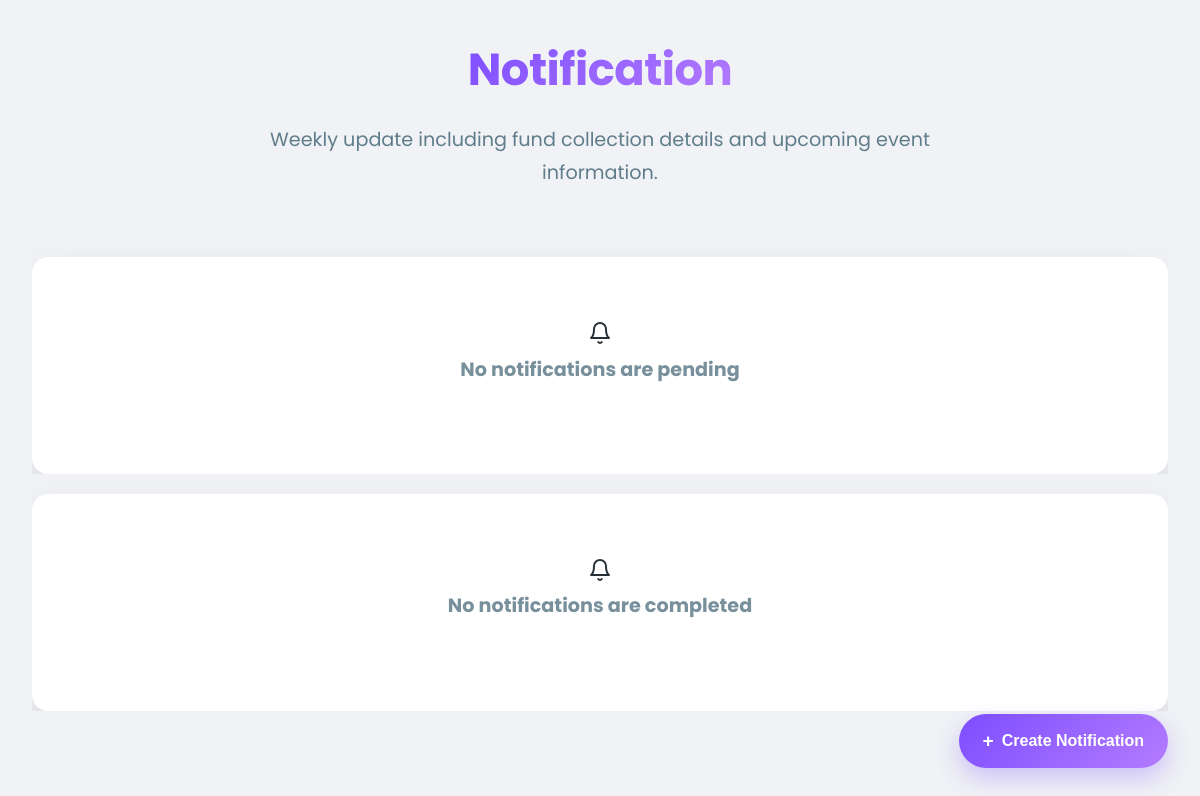
/dashboard/notification/ (signed in), run on an earlier commit of the app's database.
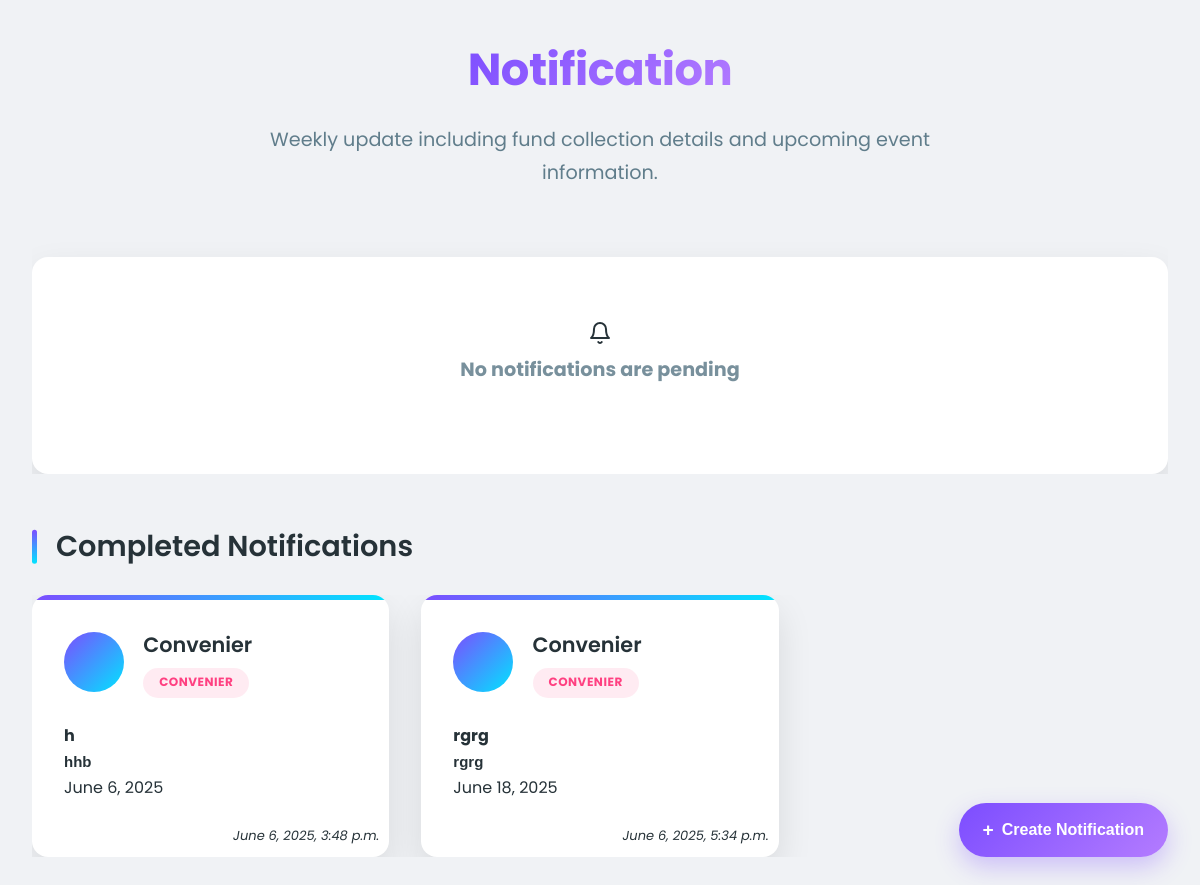
And on a later commit of the database.
### dashboard/models.py (models this page shows, shortened)
class NotifyModel(models.Model):
    user=models.ForeignKey(User,on_delete=models.CASCADE)
    title=models.CharField(max_length=255)
    description=models.TextField()
    is_completed=models.BooleanField(default=False)
    program_date=models.DateField()
    announced_time=models.DateTimeField(auto_now_add=True)

### users/models.py (models this page shows, shortened)
class UserProfile(models.Model):
    GENDER_CHOICE=(
        ("","Select the gender"),
        ("male","male"),
        ("female","female"),
    )
    ROLE_CHOICE=(
        ("public_user","public_user"),
        ("member","member"),
        ("coordinator","coordinator"),
        ("convenier","convenier"),
    )
    user=models.OneToOneField(User,on_delete=models.CASCADE)
    phone_number=models.CharField(max_length=10,null=True,blank=True)
    role=models.CharField(max_length=20,choices=ROLE_CHOICE,default="public_user")
    gender=models.CharField(max_length=10,choices=GENDER_CHOICE,null=True,blank=True)
    address=models.TextField(null=True,blank=True)
    created_at=models.DateTimeField(auto_now_add=True)

### dashboard/views.py (the view)
# urls.py: path("notification/",views.Notification,name="notification"),
@login_required(login_url="/users/login/")
def Notification(req):
    if (req.method=="POST"):
        if not req.user.userprofile.role in ["convenier","coordinator"]:
            return HttpResponseRedirect("/")
        title=req.POST.get("title")
        description=req.POST.get("description")
        programDate=req.POST.get("program_date")
        today=timezone.localdate()
        try:
            if not title or not description:
                return JsonResponse({
                    "status":"error",
                    "title":"Both fields are required",
                    "message":"Title and description are required"
                })
            if not programDate:
                return JsonResponse({
                    "status":"error",
                    "title":"Program Date required",
                    "message":"Program date is required.It cannot be blank"
                })
            programDateStripped=datetime.strptime(programDate,"%Y-%m-%d").date()
            if programDateStripped<today:
                return JsonResponse({
                    "status":"error",
                    "title":"Invalid Program Date",
                    "message":"Program date cannot be set as past"
                })
            NotifyModel.objects.create(
                user=req.user,
                title=title,
                description=description,
                program_date=programDateStripped
            )
            return JsonResponse({
                "status":"success",
                "title":"Notification Uploaded",
                "message":"Your notification is successfully submitted!"
            })
        except Exception as e:
            return JsonResponse({
                "status":"error",
                "title":"Unexpected error occured",
                "message":str(e)
            })
    else:
        today=timezone.localdate()
        NotifyModel.objects.filter(is_completed=False,program_date__lt=today).update(is_completed=True)
        pendingNotifications=NotifyModel.objects.filter(is_completed=False)
        completedNotification=NotifyModel.objects.filter(is_completed=True)
    return render(req,"dashboard/notification.html",context={"pending_notifications":pendingNotifications,"completed_notifications":completedNotification,"today":today.isoformat()})

### templates/dashboard/notification.html (shortened to what this page needs)
<!DOCTYPE html>
<html lang="en">
    {% load static %}
<head>
</head>
<body>
    <div class="container">
        <header>
            <h1>Notification</h1>
            <p class="subtitle">Weekly update including fund collection details and upcoming event information.</p>
        </header>
        {% if request.user.userprofile.role == "convenier" or request.user.userprofile.role == "coordinator" %}
            <aside>
                <button type="button" id="create_notify" onclick="openModal()">Create Notification</button>
            </aside>
        {% endif %}
        {% if pending_notifications %}
            <div class="section-header">
                <h2 class="section-title">Ongoing Notification</h2>
            </div>
            <div class="user-grid">
                {% for i in pending_notifications %}
                <div class="user-card">
                    <div class="user-header">
                        <div class="user-avatar"></div>
                        <div class="user-info">
                            <div class="user-name">{{ i.user.username }}</div>
                            <span class="user-role role-coordinator">{{i.user.userprofile.role}}</span>
                        </div>
                    </div>
                    <div class="user-details">
                        <b>{{i.title}}</b>
                        <pre class="description">{{i.description}}</pre>
                        <p>{{i.program_date}}</p>
                        <i class="time">{{i.announced_time}}</i>
                    </div>
                    {% if i.user == request.user %}
                        <button class="notify-btn complete-btn end" data-id="{{i.id}}" type="button" onclick="endNotify(this)">End</button>
                        <div class="action-buttons">
                            <button class="notify-btn delete-btn" data-userid="{{i.id}}" onclick="deleteNotification(this)">Delete Review</button>
                        </div>
                    {% endif %}
                </div>
                {% endfor %}
            </div>
        {% else %}
            <div class="user-grid">
                <div class="empty-state">
                    <div data-feather="bell"></div>
                    <h3 class="empty-text">No notifications are pending</h3>
                </div>
            </div>
        {% endif %}
        {% if completed_notifications %}
            <div class="section-header">
                <h2 class="section-title">Completed Notifications</h2>
            </div>
            <div class="user-grid">
                {% for i in completed_notifications %}
                <div class="user-card">
                    <div class="user-header">
                        <div class="user-avatar"></div>
                        <div class="user-info">
                            <div class="user-name">{{ i.user.username }}</div>
                            <span class="user-role role-coordinator">{{i.user.userprofile.role}}</span>
                        </div>
                    </div>
                    <div class="user-details">
                        <b>{{i.title}}</b>
                            <pre class="description">{{i.description}}</pre>
                        <p>{{i.program_date}}</p>
                        <i class="time">{{i.announced_time}}</i>
                    </div>
                </div>
                {% endfor %}
            </div>
        {% else %}
            <div class="user-grid">
                <div class="empty-state">
                    <div data-feather="bell"></div>
                    <h3 class="empty-text">No notifications are completed</h3>
                </div>
            </div>
        {% endif %}
    </div>
</body>
</html>

What changed in the data, as far as the page shows it:
added NotifyModel: user.username "Convenier", user.userprofile.role "CONVENIER", title "h", description "hhb", program_date "June 6, 2025", announced_time "June 6, 2025, 3:48 p.m."
added NotifyModel: user.username "Convenier", user.userprofile.role "CONVENIER", title "rgrg", description "rgrg", program_date "June 18, 2025", announced_time "June 6, 2025, 5:34 p.m."
Also different on the page:
text no longer shown: "No notifications are completed"
text now shown: "Completed Notifications"
